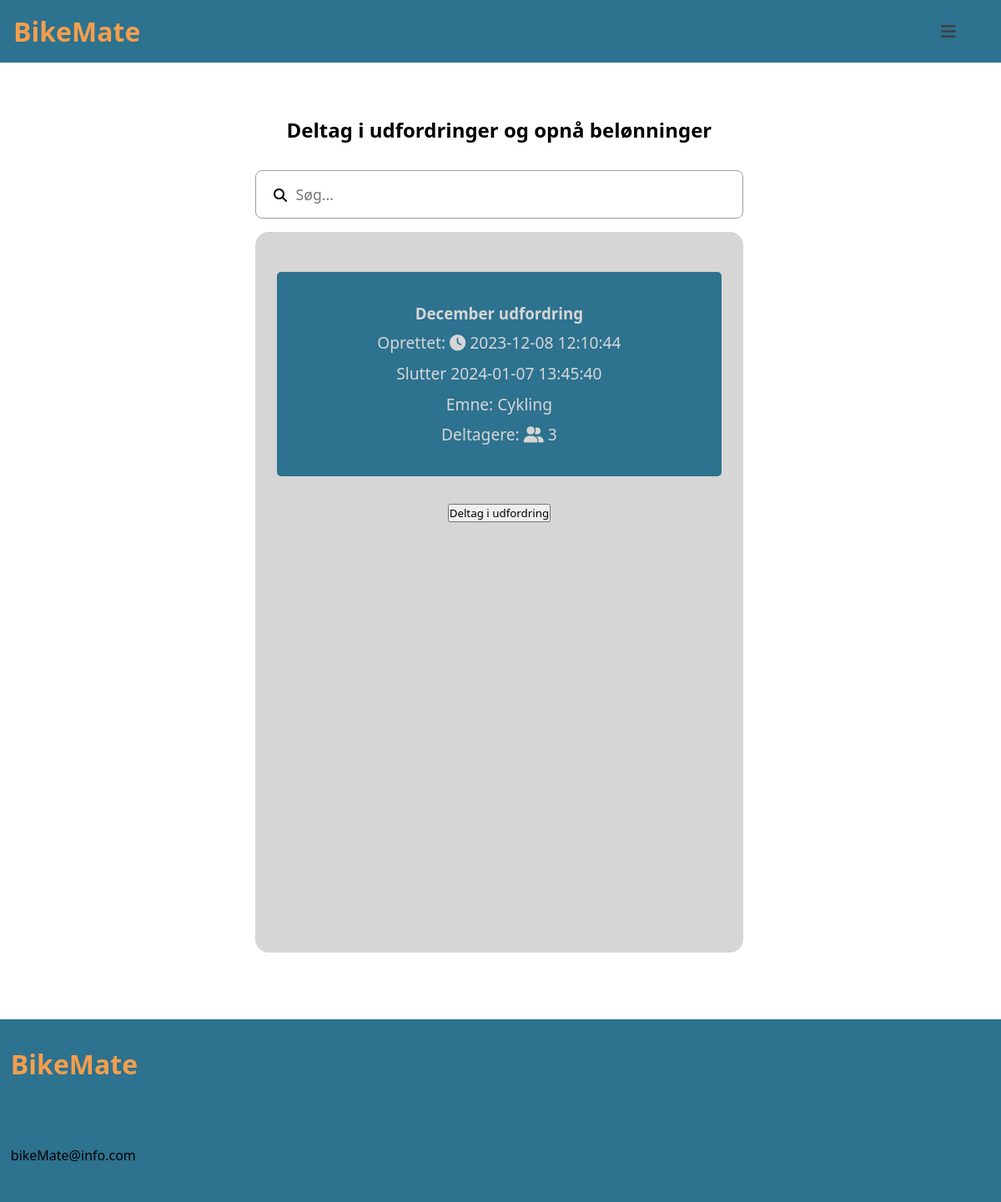
Screenshot of /challenges (signed in) with the database file from the repository.
### tables this page shows
CREATE TABLE challenges(id INTEGER PRIMARY KEY AUTOINCREMENT, name TEXT, created DATETIME DEFAULT CURRENT_TIMESTAMP, topic TEXT, participants INTEGER, reward_id INTEGER, end_date DATETIME, FOREIGN KEY(reward_id) REFERENCES rewards(id));

### app.py (the view)
    @app.route("/challenges")
    def challenges():
        if not is_logged_in():
            flash('Du skal være logget ind for at tilgå dashboard', 'error')
            return redirect(url_for('login'))
        challenges = models.get_challenges()
        if challenges:
            return render_template("challenges.html", challenges=challenges)
        else:
            no_challenges_found = "Der er i øjeblikket ingen udfordringer"
            return render_template(
                "challenges.html", no_challenges_found=no_challenges_found)

### models.py (called while the page is built)
def get_connection():
    with sqlite3.connect(DATABASE) as connection:
        connection.row_factory = sqlite3.Row
        return connection

def get_challenges():
    conn = get_connection()
    cursor = conn.cursor()
    cursor.execute('''
                   SELECT challenges.id,
                   challenges.name,
                   challenges.created,
                   challenges.end_date,
                   challenges.topic,
                   COUNT(users_challenges.users_id)
                   AS participants_count
                   FROM challenges
                   LEFT JOIN users_challenges
                   ON challenges.id = users_challenges.challenges_id
                   GROUP BY challenges.id
                   ''')
    challenges = cursor.fetchall()
    if challenges:
        return challenges  # Der er et match
    return None  # Intet match

### templates/challenges.html (shortened to what this page needs)
{% extends "base.html" %}
{% block content %}
<section class="challenges">
    <h1>Deltag i udfordringer og opnå belønninger</h1>
        <div class="search">
            <i class="fa-solid fa-magnifying-glass"></i>
            <input class="input_field" type="search" placeholder="Søg...">
        </div>
        <div class="challenges_content">
            {% if challenges %}
                {% for challenge in challenges %}
                    <div class="challenge">
                        <h3>{{ challenge.name }}</h3>
                        <p>Oprettet: <i class="fa-solid fa-clock"></i> {{ challenge.created }}</p>
                        <p>Slutter {{ challenge.end_date }}</p>
                        <p>Emne: {{ challenge.topic }}</p>
                        <p>Deltagere: <i class="fa-solid fa-user-group"></i> {{ challenge.participants_count}}</p>
                    </div>
                        <form action="{{ url_for('join_challenge', challenges_id=challenge.id) }}" method="POST" x-data="{open: false }">
                            <button type="submit" x-on:click="open = ! open">Deltag i udfordring</button>
                        </form>
                    {% endfor %}
            {% else %}
                <p>{{ no_challenges_found }}</p>
            {% endif %}
        </div>
</section>
{% endblock %}

### static/css/style.css (style rules this page uses)
* { padding: 0; margin: 0; font-family: 'Segoe UI', Tahoma, Geneva, Verdana, sans-serif; }
body { min-height: 100vh; display: flex; flex-direction: column; }
.challenges { padding: 3rem 1rem 5rem 0.8rem; }
.search { width: 100%; margin-bottom: 10px; }
.search i { position: absolute; padding: 1.4rem; }
.input_field { width: 100%; padding: 1rem 3rem; font-size: 1.1rem; border: none; border: solid 1px #9e9e9e; border-radius: 8px; }
.challenges_content { display: flex; align-items: center; flex-direction: column; padding: 2rem 0rem; background: #d6d6d6; border-radius: 1rem; height: 100vh; width: 100%; gap: 1rem; }
.challenges h1 { font-size: 1.5em; padding: 1rem; }
.challenge { padding: 2rem; margin: 1rem 0rem; width: 80%; height: fit-content; background: #2D728f; border-radius: 5px; }
.challenge h3 { padding: 0.3rem; color: #d6d6d6; text-align: center; }
.challenge p { padding: 0.3rem; font-size: 1.2em; color: #d6d6d6; }
@media only screen and (min-width: 700px) { .challenges { text-align: center; } }
@media only screen and (min-width: 700px) { .challenges_content { display: flex; flex-direction: column; width: 50%; margin: 0 auto; } }
@media only screen and (min-width: 700px) { .search { width: 50%; margin: 0 auto; padding: 1rem 0rem; } }

### rows the page displays
challenges: name "December udfordring", created "2023-12-08 12:10:44", end_date "2024-01-07 13:45:40", topic "Cykling", participants_count "3"
